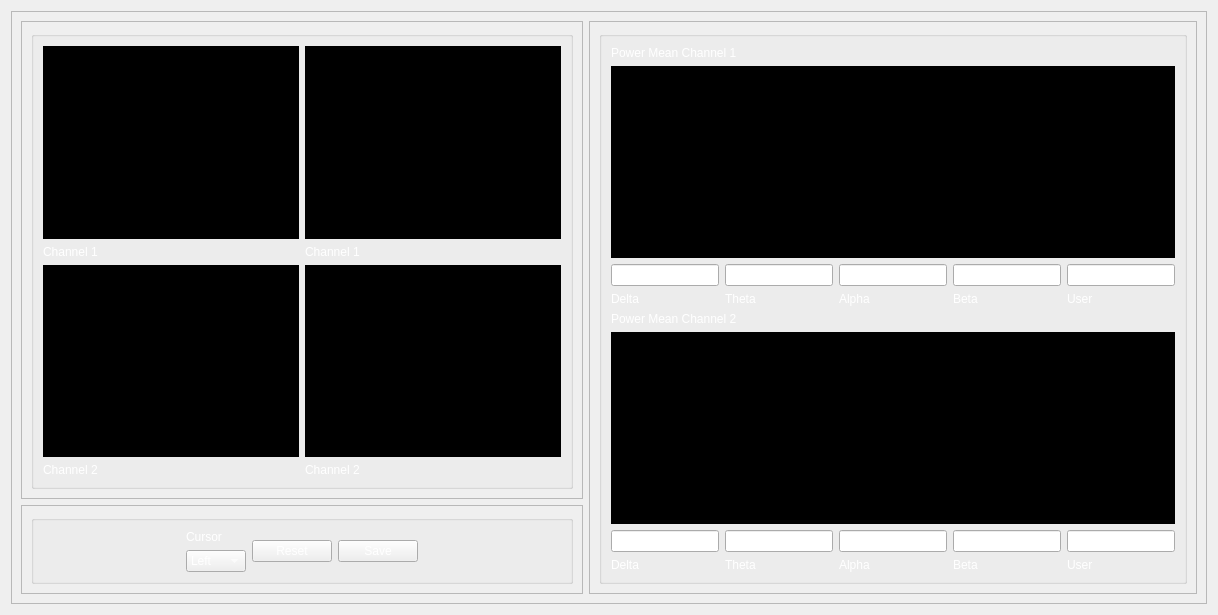
         <widget class="QWidget" name="tab_4">
          <property name="styleSheet">
           <string notr="true">color:rgb(255, 255, 255)</string>
          </property>
          <attribute name="title">
           <string>Play</string>
          </attribute>
          <layout class="QGridLayout" name="gridLayout_38">
           <item row="0" column="0">
            <widget class="QFrame" name="frame_18">
             <property name="frameShape">
              <enum>QFrame::StyledPanel</enum>
             </property>
             <property name="frameShadow">
              <enum>QFrame::Raised</enum>
             </property>
             <layout class="QGridLayout" name="gridLayout_37">
              <item row="0" column="0">
               <widget class="QFrame" name="frame_19">
                <property name="sizePolicy">
                 <sizepolicy hsizetype="MinimumExpanding" vsizetype="Preferred">
                  <horstretch>0</horstretch>
                  <verstretch>0</verstretch>
                 </sizepolicy>
                </property>
                <property name="frameShape">
                 <enum>QFrame::StyledPanel</enum>
                </property>
                <property name="frameShadow">
                 <enum>QFrame::Raised</enum>
                </property>
                <layout class="QGridLayout" name="gridLayout_36">
                 <item row="0" column="0">
                  <widget class="QGroupBox" name="groupBox_9">
                   <property name="title">
                    <string/>
                   </property>
                   <layout class="QGridLayout" name="gridLayout_31">
                    <item row="0" column="1">
                     <widget class="QGraphicsView" name="graphicsView_17">
                      <property name="styleSheet">
                       <string notr="true">background-color: rgb(0, 0, 0);</string>
                      </property>
                      <property name="backgroundBrush">
                       <brush brushstyle="SolidPattern">
                        <color alpha="255">
                         <red>0</red>
                         <green>0</green>
                         <blue>0</blue>
                        </color>
                       </brush>
                      </property>
                      <property name="interactive">
                       <bool>true</bool>
                      </property>
                     </widget>
                    </item>
                    <item row="3" column="0">
                     <widget class="QLabel" name="label_56">
                      <property name="text">
                       <string>Channel 2</string>
                      </property>
                     </widget>
                    </item>
                    <item row="3" column="1">
                     <widget class="QLabel" name="label_57">
                      <property name="text">
                       <string>Channel 2</string>
                      </property>
                     </widget>
                    </item>
                    <item row="0" column="0">
                     <widget class="QGraphicsView" name="graphicsView_15">
                      <property name="styleSheet">
                       <string notr="true">background-color: rgb(0, 0, 0);</string>
                      </property>
                      <property name="backgroundBrush">
                       <brush brushstyle="SolidPattern">
                        <color alpha="255">
                         <red>0</red>
                         <green>0</green>
                         <blue>0</blue>
                        </color>
                       </brush>
                      </property>
                      <property name="interactive">
                       <bool>true</bool>
                      </property>
                     </widget>
                    </item>
                    <item row="1" column="0">
                     <widget class="QLabel" name="label_54">
                      <property name="text">
                       <string>Channel 1</string>
                      </property>
                     </widget>
                    </item>
                    <item row="2" column="0">
                     <widget class="QGraphicsView" name="graphicsView_16">
                      <property name="styleSheet">
                       <string notr="true">background-color: rgb(0, 0, 0);</string>
                      </property>
                      <property name="backgroundBrush">
                       <brush brushstyle="SolidPattern">
                        <color alpha="255">
                         <red>0</red>
                         <green>0</green>
                         <blue>0</blue>
                        </color>
                       </brush>
                      </property>
                      <property name="interactive">
                       <bool>true</bool>
                      </property>
                     </widget>
                    </item>
                    <item row="2" column="1">
                     <widget class="QGraphicsView" name="graphicsView_18">
                      <property name="styleSheet">
                       <string notr="true">background-color: rgb(0, 0, 0);</string>
                      </property>
                      <property name="backgroundBrush">
                       <brush brushstyle="SolidPattern">
                        <color alpha="255">
                         <red>0</red>
                         <green>0</green>
                         <blue>0</blue>
                        </color>
                       </brush>
                      </property>
                      <property name="interactive">
                       <bool>true</bool>
                      </property>
                     </widget>
                    </item>
                    <item row="1" column="1">
                     <widget class="QLabel" name="label_55">
                      <property name="text">
                       <string>Channel 1</string>
                      </property>
                     </widget>
                    </item>
                   </layout>
                  </widget>
                 </item>
                </layout>
               </widget>
              </item>
              <item row="0" column="1" rowspan="2">
               <widget class="QFrame" name="frame_20">
                <property name="frameShape">
                 <enum>QFrame::StyledPanel</enum>
                </property>
                <property name="frameShadow">
                 <enum>QFrame::Raised</enum>
                </property>
                <layout class="QGridLayout" name="gridLayout_14">
                 <item row="0" column="0">
                  <widget class="QGroupBox" name="groupBox_10">
                   <property name="title">
                    <string/>
                   </property>
                   <layout class="QGridLayout" name="gridLayout_32">
                    <item row="0" column="0">
                     <layout class="QVBoxLayout" name="verticalLayout_10">
                      <item>
                       <widget class="QLabel" name="label_58">
                        <property name="text">
                         <string>Power Mean Channel 1</string>
                        </property>
                       </widget>
                      </item>
                      <item>
                       <widget class="QGraphicsView" name="graphicsView_19">
                        <property name="styleSheet">
                         <string notr="true">background-color: rgb(0, 0, 0);</string>
                        </property>
                        <property name="backgroundBrush">
                         <brush brushstyle="SolidPattern">
                          <color alpha="255">
                           <red>0</red>
                           <green>0</green>
                           <blue>0</blue>
                          </color>
                         </brush>
                        </property>
                        <property name="interactive">
                         <bool>true</bool>
                        </property>
                       </widget>
                      </item>
                     </layout>
                    </item>
                    <item row="1" column="0">
                     <layout class="QHBoxLayout" name="horizontalLayout_26">
                      <item>
                       <widget class="QLineEdit" name="lE_DeltaCh1_Play">
                        <property name="text">
                         <string>0</string>
                        </property>
                        <property name="readOnly">
                         <bool>true</bool>
                        </property>
                       </widget>
                      </item>
                      <item>
                       <widget class="QLineEdit" name="lE_ThetaCh1_Play">
                        <property name="text">
                         <string>0.00</string>
                        </property>
                        <property name="readOnly">
                         <bool>true</bool>
                        </property>
                       </widget>
                      </item>
                      <item>
                       <widget class="QLineEdit" name="lE_AlphaCh1_Play">
                        <property name="text">
                         <string>0.00</string>
                        </property>
                        <property name="readOnly">
                         <bool>true</bool>
                        </property>
                       </widget>
                      </item>
                      <item>
                       <widget class="QLineEdit" name="lE_BetaCh1_Play">
                        <property name="text">
                         <string>0.00</string>
                        </property>
                        <property name="readOnly">
                         <bool>true</bool>
                        </property>
                       </widget>
                      </item>
                      <item>
                       <widget class="QLineEdit" name="lE_UserCh1_Play">
                        <property name="text">
                         <string>0.00</string>
                        </property>
                        <property name="readOnly">
                         <bool>true</bool>
                        </property>
                       </widget>
                      </item>
                     </layout>
                    </item>
                    <item row="2" column="0">
                     <layout class="QHBoxLayout" name="horizontalLayout_27">
                      <item>
                       <widget class="QLabel" name="label_59">
                        <property name="text">
                         <string>Delta</string>
                        </property>
                       </widget>
                      </item>
                      <item>
                       <widget class="QLabel" name="label_60">
                        <property name="text">
                         <string>Theta</string>
                        </property>
                       </widget>
                      </item>
                      <item>
                       <widget class="QLabel" name="label_61">
                        <property name="text">
                         <string>Alpha</string>
                        </property>
                       </widget>
                      </item>
                      <item>
                       <widget class="QLabel" name="label_62">
                        <property name="text">
                         <string>Beta</string>
                        </property>
                       </widget>
                      </item>
                      <item>
                       <widget class="QLabel" name="label_63">
                        <property name="text">
                         <string>User</string>
                        </property>
                       </widget>
                      </item>
                     </layout>
                    </item>
                    <item row="3" column="0">
                     <layout class="QVBoxLayout" name="verticalLayout_11">
                      <item>
                       <widget class="QLabel" name="label_64">
                        <property name="text">
                         <string>Power Mean Channel 2</string>
                        </property>
                       </widget>
                      </item>
                      <item>
                       <widget class="QGraphicsView" name="graphicsView_20">
                        <property name="styleSheet">
                         <string notr="true">background-color: rgb(0, 0, 0);</string>
                        </property>
                        <property name="backgroundBrush">
                         <brush brushstyle="SolidPattern">
                          <color alpha="255">
                           <red>0</red>
                           <green>0</green>
                           <blue>0</blue>
                          </color>
                         </brush>
                        </property>
                        <property name="interactive">
                         <bool>true</bool>
                        </property>
                       </widget>
                      </item>
                     </layout>
                    </item>
                    <item row="4" column="0">
                     <layout class="QHBoxLayout" name="horizontalLayout_28">
                      <item>
                       <widget class="QLineEdit" name="lE_DeltaCh2_Play">
                        <property name="text">
                         <string>0.00</string>
                        </property>
                        <property name="readOnly">
                         <bool>true</bool>
                        </property>
                       </widget>
                      </item>
                      <item>
                       <widget class="QLineEdit" name="lE_ThetaCh2_Play">
                        <property name="text">
                         <string>0.00</string>
                        </property>
                        <property name="readOnly">
                         <bool>true</bool>
                        </property>
                       </widget>
                      </item>
                      <item>
                       <widget class="QLineEdit" name="lE_AlphaCh2_Play">
                        <property name="text">
                         <string>0.00</string>
                        </property>
                        <property name="readOnly">
                         <bool>true</bool>
                        </property>
                       </widget>
                      </item>
                      <item>
                       <widget class="QLineEdit" name="lE_BetaCh2_Play">
                        <property name="text">
                         <string>0.00</string>
                        </property>
                        <property name="readOnly">
                         <bool>true</bool>
                        </property>
                       </widget>
                      </item>
                      <item>
                       <widget class="QLineEdit" name="lE_UserCh2_Play">
                        <property name="text">
                         <string>0.00</string>
                        </property>
                        <property name="readOnly">
                         <bool>true</bool>
                        </property>
                       </widget>
                      </item>
                     </layout>
                    </item>
                    <item row="5" column="0">
                     <layout class="QHBoxLayout" name="horizontalLayout_29">
                      <item>
                       <widget class="QLabel" name="label_69">
                        <property name="text">
                         <string>Delta</string>
                        </property>
                       </widget>
                      </item>
                      <item>
                       <widget class="QLabel" name="label_67">
                        <property name="text">
                         <string>Theta</string>
                        </property>
                       </widget>
                      </item>
                      <item>
                       <widget class="QLabel" name="label_65">
                        <property name="text">
                         <string>Alpha</string>
                        </property>
                       </widget>
                      </item>
                      <item>
                       <widget class="QLabel" name="label_66">
                        <property name="text">
                         <string>Beta</string>
                        </property>
                       </widget>
                      </item>
                      <item>
                       <widget class="QLabel" name="label_68">
                        <property name="text">
                         <string>User</string>
                        </property>
                       </widget>
                      </item>
                     </layout>
                    </item>
                   </layout>
                  </widget>
                 </item>
                </layout>
               </widget>
              </item>
              <item row="1" column="0">
               <widget class="QFrame" name="frame_21">
                <property name="frameShape">
                 <enum>QFrame::StyledPanel</enum>
                </property>
                <property name="frameShadow">
                 <enum>QFrame::Raised</enum>
                </property>
                <layout class="QGridLayout" name="gridLayout_34">
                 <item row="0" column="0">
                  <widget class="QGroupBox" name="groupBox_11">
                   <property name="title">
                    <string/>
                   </property>
                   <layout class="QGridLayout" name="gridLayout_33">
                    <item row="0" column="0">
                     <spacer name="horizontalSpacer_7">
                      <property name="orientation">
                       <enum>Qt::Horizontal</enum>
                      </property>
                      <property name="sizeHint" stdset="0">
                       <size>
                        <width>40</width>
                        <height>20</height>
                       </size>
                      </property>
                     </spacer>
                    </item>
                    <item row="0" column="1">
                     <layout class="QVBoxLayout" name="verticalLayout_12">
                      <item>
                       <widget class="QLabel" name="label_70">
                        <property name="text">
                         <string>Cursor</string>
                        </property>
                       </widget>
                      </item>
                      <item>
                       <widget class="QComboBox" name="cB_Cursor_Play">
                        <item>
                         <property name="text">
                          <string>Left</string>
                         </property>
                        </item>
                        <item>
                         <property name="text">
                          <string>Right</string>
                         </property>
                        </item>
                       </widget>
                      </item>
                     </layout>
                    </item>
                    <item row="0" column="2">
                     <layout class="QHBoxLayout" name="horizontalLayout_30">
                      <item>
                       <widget class="QPushButton" name="pB_Reset_Play">
                        <property name="text">
                         <string>Reset</string>
                        </property>
                       </widget>
                      </item>
                      <item>
                       <widget class="QPushButton" name="pB_Sav_Play">
                        <property name="text">
                         <string>Save</string>
                        </property>
                       </widget>
                      </item>
                     </layout>
                    </item>
                    <item row="0" column="3">
                     <spacer name="horizontalSpacer_8">
                      <property name="orientation">
                       <enum>Qt::Horizontal</enum>
                      </property>
                      <property name="sizeHint" stdset="0">
                       <size>
                        <width>40</width>
                        <height>20</height>
                       </size>
                      </property>
                     </spacer>
                    </item>
                   </layout>
                  </widget>
                 </item>
                </layout>
               </widget>
              </item>
             </layout>
            </widget>
           </item>
          </layout>
         </widget>
